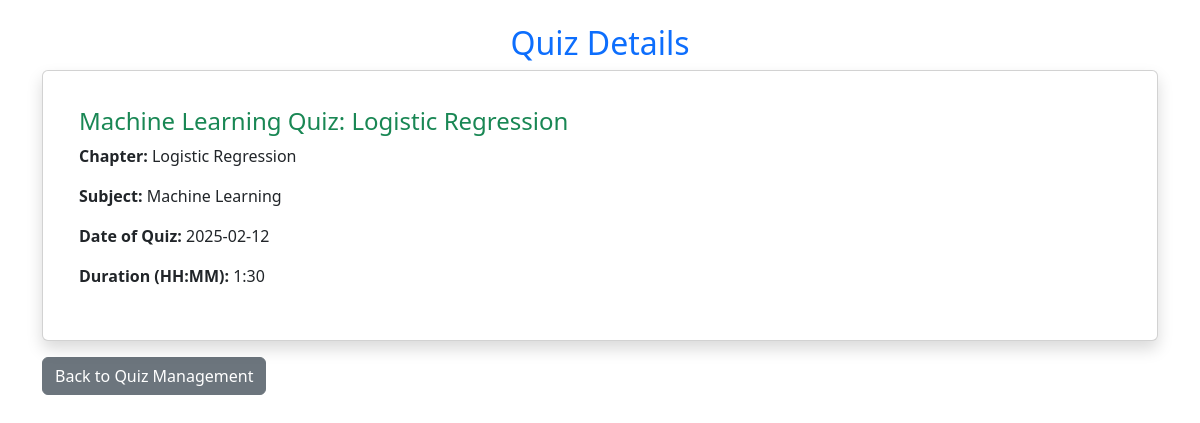
The page /quiz/1 on the database as committed earlier.
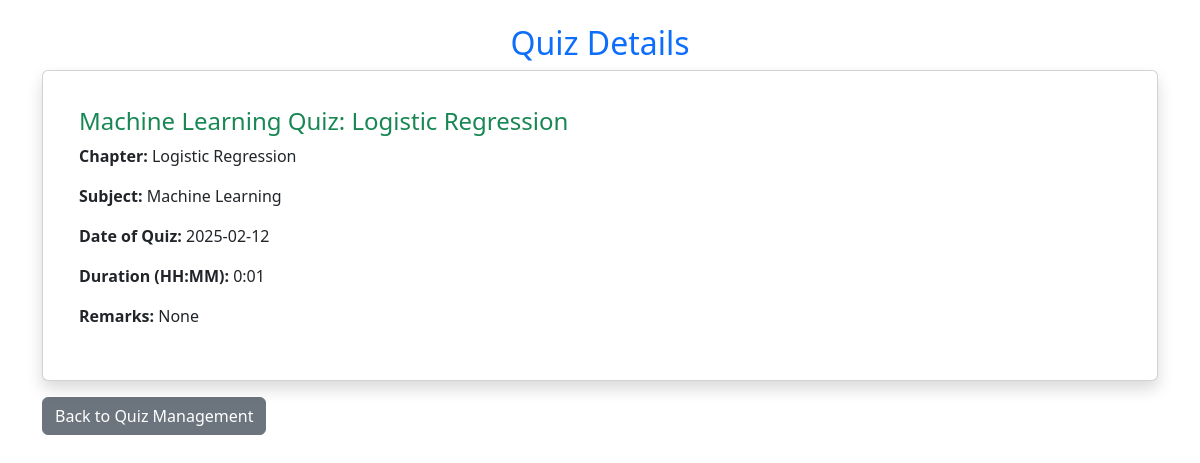
The same page on the database as committed later.
### models/models.py (models this page shows, shortened)
class Subject(db.Model):
    id=db.Column(db.Integer, primary_key=True)
    name=db.Column(db.String(100), unique=True, nullable=False)
    description=db.Column(db.Text)
    chapters=db.relationship('Chapter', backref='subject', lazy=True)

class Chapter(db.Model):
    id=db.Column(db.Integer, primary_key=True)
    name=db.Column(db.String(100), nullable=False)
    description=db.Column(db.Text)
    subject_id=db.Column(db.Integer, db.ForeignKey('subject.id'), nullable=False)
    quizzes=db.relationship('Quiz', backref='chapter', lazy=True)

class Quiz(db.Model):
    id=db.Column(db.Integer, primary_key=True)
    chapter_id=db.Column(db.Integer, db.ForeignKey('chapter.id'), nullable=False)
    date_of_quiz=db.Column(db.Date)
    time_duration=db.Column(db.String(10))
    remarks=db.Column(db.Text)
    questions=db.relationship('Questions', backref='quiz', lazy=True)
    scores=db.relationship('Scores', backref='quiz', lazy=True)

### app.py (the view)
@app.route('/quiz/<int:quiz_id>')
def quiz_details(quiz_id):
    quiz = db.session.query(
        Quiz.id,
        Quiz.date_of_quiz,
        Quiz.time_duration,
        Quiz.remarks,
        Chapter.name.label("chapter_name"),
        Subject.name.label("subject_name")
    ).join(Chapter, Quiz.chapter_id == Chapter.id) \
     .join(Subject, Chapter.subject_id == Subject.id) \
     .filter(Quiz.id == quiz_id) \
     .first()
    if not quiz:
        flash("Quiz not found!", "danger")
        return redirect(url_for('quiz_management'))
    return render_template('quiz_details.html', quiz=quiz)

### templates/quiz_details.html (shortened to what this page needs)
<!DOCTYPE html>
<html lang="en">
<head>
    <link rel="stylesheet" href="{{ url_for('static', filename='css/style.css') }}">
    <link href="https://cdn.jsdelivr.net/npm/bootstrap@5.3.0/dist/css/bootstrap.min.css" rel="stylesheet">
</head>
<body>
<div class="container mt-4">
    <h2 class="text-center text-primary">Quiz Details</h2>
    <div class="card shadow">
        <div class="card-body">
            <h4 class="card-title text-success">{{ quiz.subject_name }} Quiz: {{ quiz.chapter_name }}</h4>
            <p><strong>Chapter:</strong> {{ quiz.chapter_name }}</p>
            <p><strong>Subject:</strong> {{ quiz.subject_name }}</p>
            <p><strong>Date of Quiz:</strong> {{ quiz.date_of_quiz }}</p>
            <p><strong>Duration (HH:MM):</strong> {{ quiz.time_duration }}</p>
            {% if quiz.remarks %}
                <p><strong>Remarks:</strong> {{ quiz.remarks }}</p>
            {% endif %}
        </div>
    </div>
    <div class="mt-3">
        <a href="{{ url_for('quiz_management') }}" class="btn btn-secondary">Back to Quiz Management</a>
    </div>
</div>
</body>
</html>

### static/css/style.css (style rules this page uses)
body { background-color: #f9f9f9; font-family: Arial, sans-serif; }
.container { margin-top: 30px; }
.card { border-radius: 10px; padding: 20px; box-shadow: 0px 4px 10px rgba(0, 0, 0, 0.1); }

Rows that differ between the two databases and show on the page:
changed Quiz: time_duration "1:30" → "0:01"; remarks (not shown) → "None"
Other text that changed with them:
text now shown: "Remarks:"
